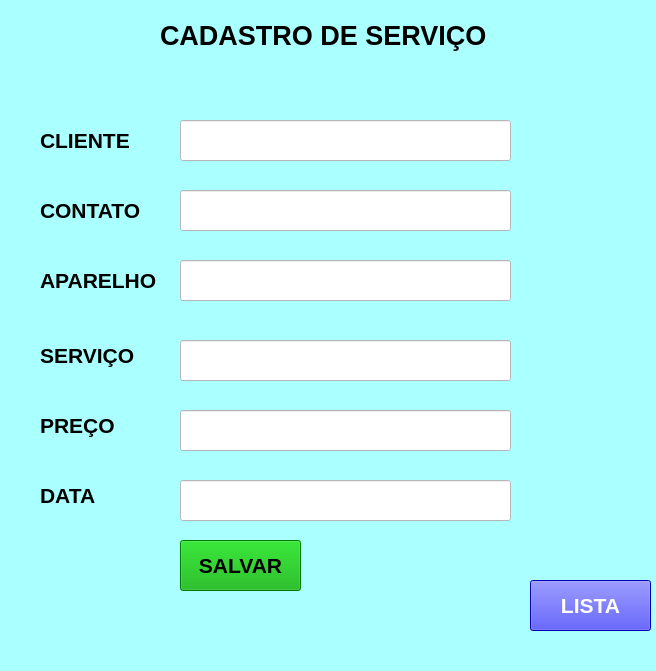
<?xml version="1.0" encoding="UTF-8"?>
<ui version="4.0">
 <class>AddWindow</class>
 <widget class="QMainWindow" name="AddWindow">
  <property name="geometry">
   <rect>
    <x>0</x>
    <y>0</y>
    <width>656</width>
    <height>671</height>
   </rect>
  </property>
  <property name="windowTitle">
   <string>MainWindow</string>
  </property>
  <property name="styleSheet">
   <string notr="true">background-color: rgb(170, 255, 255);</string>
  </property>
  <widget class="QWidget" name="centralwidget">
   <widget class="QLabel" name="label">
    <property name="geometry">
     <rect>
      <x>160</x>
      <y>0</y>
      <width>331</width>
      <height>71</height>
     </rect>
    </property>
    <property name="font">
     <font>
      <family>MS Shell Dlg 2</family>
      <pointsize>20</pointsize>
      <weight>75</weight>
      <italic>false</italic>
      <bold>true</bold>
     </font>
    </property>
    <property name="styleSheet">
     <string notr="true"/>
    </property>
    <property name="text">
     <string>CADASTRO DE SERVIÇO</string>
    </property>
   </widget>
   <widget class="QLabel" name="label_2">
    <property name="geometry">
     <rect>
      <x>40</x>
      <y>130</y>
      <width>91</width>
      <height>21</height>
     </rect>
    </property>
    <property name="font">
     <font>
      <pointsize>16</pointsize>
      <weight>75</weight>
      <bold>true</bold>
     </font>
    </property>
    <property name="text">
     <string>CLIENTE</string>
    </property>
   </widget>
   <widget class="QLabel" name="label_3">
    <property name="geometry">
     <rect>
      <x>40</x>
      <y>200</y>
      <width>111</width>
      <height>21</height>
     </rect>
    </property>
    <property name="font">
     <font>
      <pointsize>16</pointsize>
      <weight>75</weight>
      <bold>true</bold>
     </font>
    </property>
    <property name="text">
     <string>CONTATO</string>
    </property>
   </widget>
   <widget class="QLabel" name="label_4">
    <property name="geometry">
     <rect>
      <x>40</x>
      <y>270</y>
      <width>121</width>
      <height>21</height>
     </rect>
    </property>
    <property name="font">
     <font>
      <pointsize>16</pointsize>
      <weight>75</weight>
      <bold>true</bold>
     </font>
    </property>
    <property name="text">
     <string>APARELHO</string>
    </property>
   </widget>
   <widget class="QLabel" name="label_5">
    <property name="geometry">
     <rect>
      <x>40</x>
      <y>340</y>
      <width>111</width>
      <height>31</height>
     </rect>
    </property>
    <property name="font">
     <font>
      <pointsize>16</pointsize>
      <weight>75</weight>
      <bold>true</bold>
     </font>
    </property>
    <property name="text">
     <string>SERVIÇO</string>
    </property>
   </widget>
   <widget class="QLabel" name="label_6">
    <property name="geometry">
     <rect>
      <x>40</x>
      <y>410</y>
      <width>81</width>
      <height>31</height>
     </rect>
    </property>
    <property name="font">
     <font>
      <pointsize>16</pointsize>
      <weight>75</weight>
      <bold>true</bold>
     </font>
    </property>
    <property name="text">
     <string>PREÇO</string>
    </property>
   </widget>
   <widget class="QLabel" name="label_7">
    <property name="geometry">
     <rect>
      <x>40</x>
      <y>480</y>
      <width>61</width>
      <height>31</height>
     </rect>
    </property>
    <property name="font">
     <font>
      <pointsize>16</pointsize>
      <weight>75</weight>
      <bold>true</bold>
     </font>
    </property>
    <property name="text">
     <string>DATA</string>
    </property>
   </widget>
   <widget class="QLineEdit" name="lineEdit">
    <property name="geometry">
     <rect>
      <x>180</x>
      <y>120</y>
      <width>331</width>
      <height>41</height>
     </rect>
    </property>
    <property name="font">
     <font>
      <kerning>true</kerning>
     </font>
    </property>
    <property name="styleSheet">
     <string notr="true">background-color: rgb(255, 255, 255);</string>
    </property>
   </widget>
   <widget class="QLineEdit" name="lineEdit_2">
    <property name="geometry">
     <rect>
      <x>180</x>
      <y>190</y>
      <width>331</width>
      <height>41</height>
     </rect>
    </property>
    <property name="styleSheet">
     <string notr="true">background-color: rgb(255, 255, 255);</string>
    </property>
   </widget>
   <widget class="QLineEdit" name="lineEdit_3">
    <property name="geometry">
     <rect>
      <x>180</x>
      <y>260</y>
      <width>331</width>
      <height>41</height>
     </rect>
    </property>
    <property name="styleSheet">
     <string notr="true">background-color: rgb(255, 255, 255);</string>
    </property>
   </widget>
   <widget class="QLineEdit" name="lineEdit_4">
    <property name="geometry">
     <rect>
      <x>180</x>
      <y>340</y>
      <width>331</width>
      <height>41</height>
     </rect>
    </property>
    <property name="styleSheet">
     <string notr="true">background-color: rgb(255, 255, 255);</string>
    </property>
   </widget>
   <widget class="QLineEdit" name="lineEdit_5">
    <property name="geometry">
     <rect>
      <x>180</x>
      <y>410</y>
      <width>331</width>
      <height>41</height>
     </rect>
    </property>
    <property name="styleSheet">
     <string notr="true">background-color: rgb(255, 255, 255);</string>
    </property>
   </widget>
   <widget class="QLineEdit" name="lineEdit_6">
    <property name="geometry">
     <rect>
      <x>180</x>
      <y>480</y>
      <width>331</width>
      <height>41</height>
     </rect>
    </property>
    <property name="styleSheet">
     <string notr="true">background-color: rgb(255, 255, 255);</string>
    </property>
   </widget>
   <widget class="QPushButton" name="pushButton">
    <property name="geometry">
     <rect>
      <x>180</x>
      <y>540</y>
      <width>121</width>
      <height>51</height>
     </rect>
    </property>
    <property name="font">
     <font>
      <pointsize>16</pointsize>
      <weight>75</weight>
      <bold>true</bold>
     </font>
    </property>
    <property name="styleSheet">
     <string notr="true">background-color: rgb(0, 170, 0);</string>
    </property>
    <property name="text">
     <string>SALVAR</string>
    </property>
   </widget>
   <widget class="QPushButton" name="pushButton_2">
    <property name="geometry">
     <rect>
      <x>530</x>
      <y>580</y>
      <width>121</width>
      <height>51</height>
     </rect>
    </property>
    <property name="font">
     <font>
      <pointsize>16</pointsize>
      <weight>75</weight>
      <bold>true</bold>
     </font>
    </property>
    <property name="styleSheet">
     <string notr="true">background-color: rgb(0, 0, 255);
color: rgb(255, 255, 255);</string>
    </property>
    <property name="text">
     <string>LISTA</string>
    </property>
   </widget>
  </widget>
  <widget class="QMenuBar" name="menubar">
   <property name="geometry">
    <rect>
     <x>0</x>
     <y>0</y>
     <width>656</width>
     <height>20</height>
    </rect>
   </property>
  </widget>
  <widget class="QStatusBar" name="statusbar"/>
 </widget>
 <resources/>
 <connections/>
</ui>
